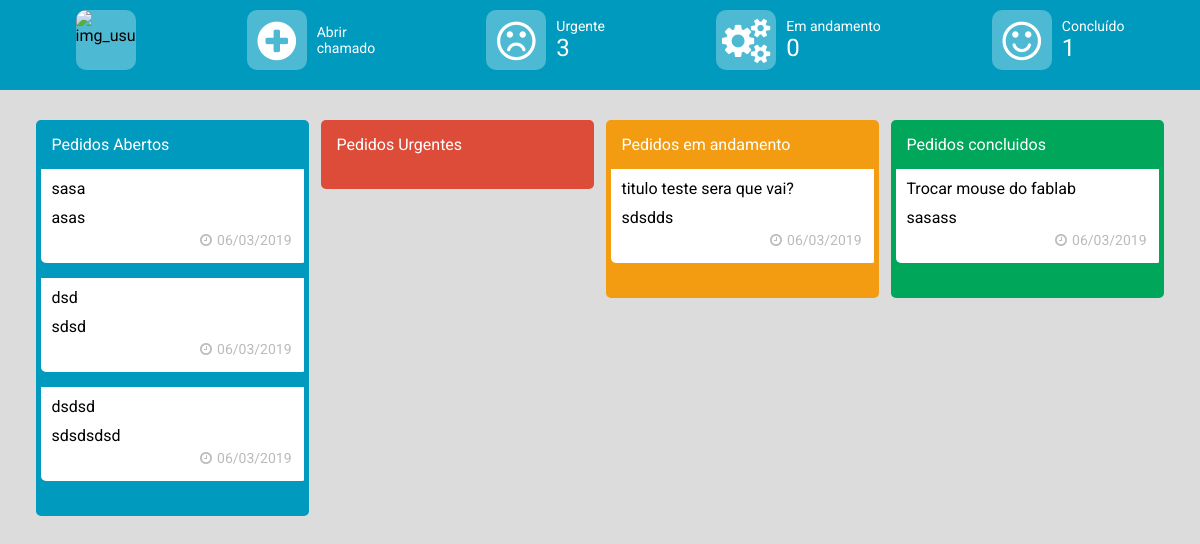
The app's page /telaChamado.php with its own data.
### tables this page shows
CREATE TABLE `sc_chamado` (
  `idChamada` int(11) NOT NULL,
  `idUsuario` int(11) NOT NULL,
  `categoria` varchar(25) NOT NULL,
  `titulo` varchar(50) NOT NULL,
  `texto` text NOT NULL,
  `data` date NOT NULL,
  `estatos` int(1) NOT NULL,
  `idUI` varchar(32) NOT NULL
);

### controller.php (called while the page is built, shortened)
<?php
	function listarChamado($categoria){
		$conexao = model_conexao();
		if ($categoria == 'andamento') {
			$sql = "SELECT * FROM sc_chamado WHERE categoria = '".$categoria."' OR categoria = 'Feedback' AND estatos = 0";
		} else {
			$sql = "SELECT * FROM sc_chamado WHERE categoria = '".$categoria."' AND estatos = 0";
		}
		$resultado = $conexao->query($sql);
		return $resultado;
	}
	function listarChamadoConcluido(){
		$conexao = model_conexao();
		$sql = "SELECT * FROM sc_chamado WHERE categoria = 'Concluido'";
		$resultado = $conexao->query($sql);
		return $resultado;
	}
	function dataHoraBras($dataAM){
		$data = date('d/m/Y', strtotime($dataAM));
		return $data;
	}
?>

### telaChamado.php (the view, shortened to what this page needs)
<?php
    include("controller.php");
    $chamado_urgentes = listarChamado('urgente');
    $chamado_andamentos = listarChamado('andamento');
    $chamado_concluidos = listarChamadoConcluido();
?>
<!DOCTYPE html>
<html>
<head>
    <link rel="stylesheet" href="font-awesome/css/font-awesome.min.css">
    <link rel="stylesheet" type="text/css" href="lib/css/estilo.css">
    <link rel="stylesheet" type="text/css" href="lib/css/estilo_mobile.css">
</head>
<body>
    <?php include 'cabecalho_cartao.php'; ?>
        <div class="linha" id="container_cartao">
            <div class="box_pedido normal" id="normal" data-id="normal">
                <div class="linha">
                    <span class="titulo_box">Pedidos Abertos</span>
                </div>
                <div class="capsula_pedidos normal_scroll">
                    <?php
                    while ($resul = $chamado_urgentes->fetch_array(MYSQLI_NUM)) {
                        if ($_SESSION['idUser'] != $resul[1]) {
                    ?>
                        <a href="<?php echo 'cartao.php?id='.$resul[7]; ?>">
                            <div class="box_solicitacao">
                                <div class="linha_vertical">
                                    <span class="titulo_cartao">
                                        <?php echo $resul[3];  ?>
                                    </span>
                                </div>
                                <div class="descricao_cartao">
                                   <?php echo $resul[4];  ?>
                                </div>
                                <div class="tempo_cartao">
                                    <i class="fa fa-clock-o" aria-hidden="true"><span><?php echo dataHoraBras($resul[5]);  ?></span></i>
                                </div>
                            </div>
                        </a>
                    <?php } } ?>
                </div>
            </div>
            <div class="box_pedido urgente" id="urgente" data-id="urgente">
                <div class="linha">
                    <span class="titulo_box">Pedidos Urgentes</span>
                </div>
            </div>
            <div class="box_pedido andamento" id="andamento" data-id="andamento">
                <div class="linha">
                    <span class="titulo_box">Pedidos em andamento</span>
                </div>
                <div class="capsula_pedidos andamento_scroll">
                    <?php
                    while ($resul = $chamado_andamentos->fetch_array(MYSQLI_NUM)) {
                        if ($_SESSION['idUser'] != $resul[1]) {
                    ?>
                    <a href="<?php echo 'cartao.php?id='.$resul[7]; ?>">
                        <div class="box_solicitacao">
                            <div class="linha_vertical">
                                <span class="titulo_cartao">
                                    <?php echo $resul[3];  ?>
                                </span>
                            </div>
                            <div class="descricao_cartao">
                                <?php echo $resul[4];  ?>
                            </div>
                            <div class="tempo_cartao">
                                <i class="fa fa-clock-o" aria-hidden="true"><span><?php echo dataHoraBras($resul[5]);  ?></span></i>
                            </div>
                        </div>
                    </a>
                    <?php } } ?>
                </div>
            </div>
            <div class="box_pedido concluido" id="concluido" data-id="concluido">
                <div class="linha">
                    <span class="titulo_box">Pedidos concluidos</span>
                </div>
                <div class="capsula_pedidos concluido_scroll">
                    <?php
                    while ($resul = $chamado_concluidos->fetch_array(MYSQLI_NUM)) {
                        if ($_SESSION['idUser'] != $resul[1]) {
                    ?>
                    <a href="<?php echo 'cartao.php?id='.$resul[7]; ?>">
                        <div class="box_solicitacao">
                            <div class="linha_vertical">
                                <span class="titulo_cartao">
                                    <?php echo $resul[3];  ?>
                                </span>
                            </div>
                            <div class="descricao_cartao">
                                <?php echo $resul[4];  ?>
                            </div>
                            <div class="tempo_cartao">
                                <i class="fa fa-clock-o" aria-hidden="true"><span><?php echo dataHoraBras($resul[5]);  ?></span></i>
                            </div>
                        </div>
                    </a>
                    <?php } } ?>
                </div>
            </div>
        </div>
<?php
    include("footer_cartao.php");
?>

### records on screen
sc_chamado: titulo "sasa", texto "asas", data "06/03/2019"
sc_chamado: titulo "dsd", texto "sdsd", data "06/03/2019"
sc_chamado: titulo "dsdsd", texto "sdsdsdsd", data "06/03/2019"
sc_chamado: titulo "titulo teste sera que vai?", texto "sdsdds", data "06/03/2019"
sc_chamado: titulo "Trocar mouse do fablab", texto "sasass", data "06/03/2019"

### other values on screen
$listarQtdUrgente[0] "3"
$listarQtdAndamento[0] "0"
$listarQtdConcluido[0] "1"
